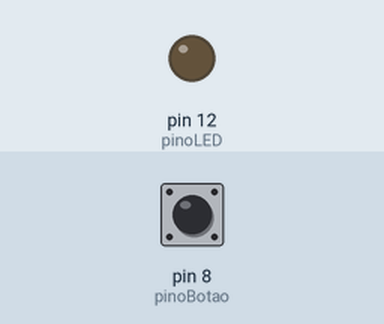
Recording of a sketch running on a simulated Arduino Uno, built with avr-gcc and run on an emulated ATmega328P. Shown: output pins drawn as LEDs (lit = HIGH). The inputs (shaded band) are chosen by the test bench; at power-on: pin 8 (pinoBotao) LOW.

Above: at 1.2 s.
1.3 s: pin 8 (pinoBotao) pulled HIGH for 0.15 s
At 1.37 s:
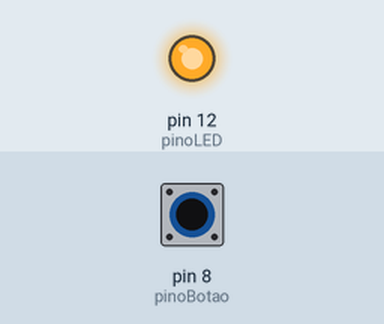
2.9 s: pin 8 (pinoBotao) pulled HIGH for 3.2 s
At 7.3 s:
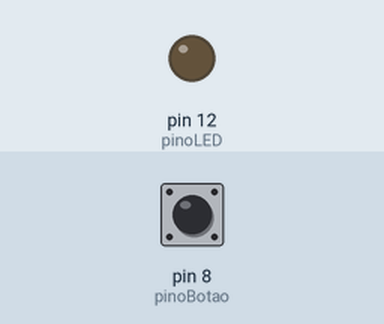
Timing chart, 0 to 8.8 s (numbered marks = the images above; inputs shaded):
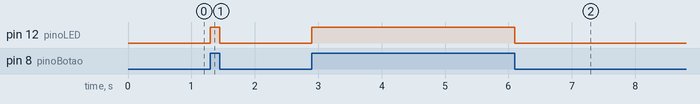

The sketch:

botao.ino
```cpp
// Definindo os pinos
const int pinoBotao = 8;
const int pinoLED = 12;

// Variável para guardar o estado do botão
int estadoBotao = 0;

void setup() {
  pinMode(pinoLED, OUTPUT);    // O LED é uma saída
  pinMode(pinoBotao, INPUT);   // O botão é uma entrada
}

void loop() {
  // Lê se o botão está apertado (HIGH) ou solto (LOW)
  estadoBotao = digitalRead(pinoBotao);

  // Se o botão estiver pressionado
  if (estadoBotao == HIGH) {
    digitalWrite(pinoLED, HIGH); // Liga o LED
  } else {
    digitalWrite(pinoLED, LOW);  // Desliga o LED
  }
}
```

Measured:
- after the input at 1.3 s, pin 12 (pinoLED): LOW → HIGH at once, → LOW 0.15 s later
- after the input at 2.9 s, pin 12 (pinoLED): LOW → HIGH at once, → LOW 3.2 s later
